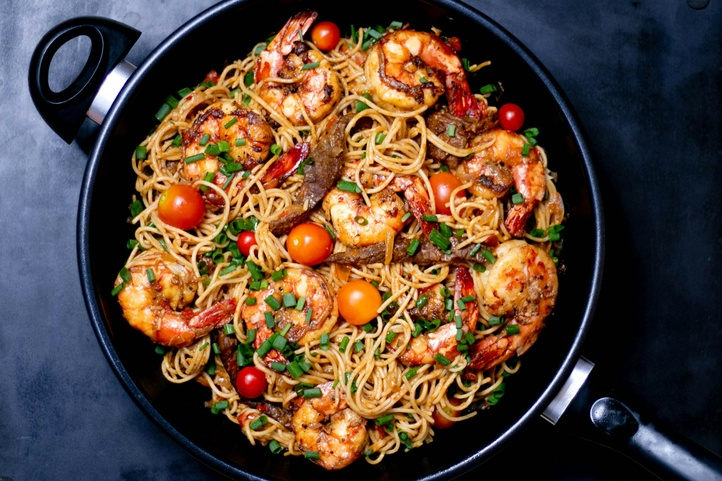
#> input picture 理论课/作业3/test.jpg, 722 x 481 px, shrunk from 3444 x 2296 before the run
$ python cs.py
#> lines starting #> are read from the running program, lines starting #| are printed output that depends on the picture
import numpy as np
import cv2
import matplotlib.pyplot as plt
import os

plt.switch_backend('Agg')

# -------------------------- 第一步：读取图像--------------------------
# 直接读取当前文件夹里的test.jpg，绝对路径兜底
img_path = os.path.join(os.getcwd(), "test.jpg")
print(f"正在读取图片：{img_path}")
img = cv2.imread(img_path, cv2.IMREAD_GRAYSCALE)
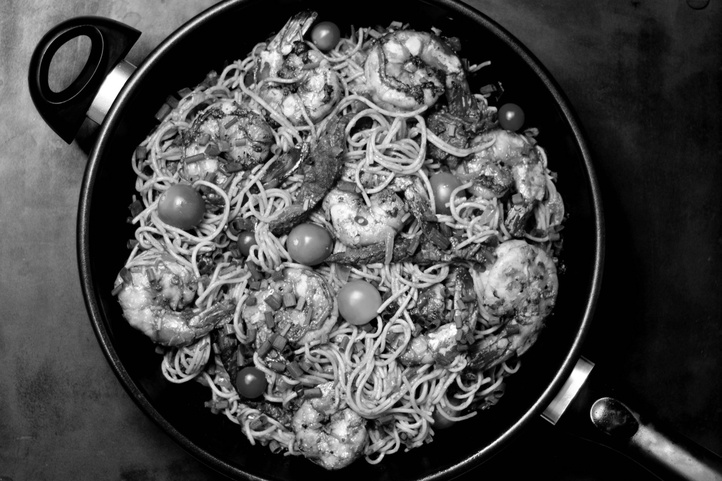
#> img: shape (481, 722); min 0, max 255, mean 74

# 兜底：如果读不到图，自动切换为短序列，绝对不报错
if img is None:
    print("⚠️ 未读取到test.jpg，自动切换为测试短序列")
    x = np.array([1, 3, 2, 4, 5, 3, 2, 1], dtype=np.float64)
else:
    print(f"✅ 成功读取图像，尺寸：{img.shape}")
#| ✅ 成功读取图像，尺寸：(481, 722)
    # 提取图像中间一行像素，完全符合作业要求
    row_idx = img.shape[0] // 2
#> row_idx = 240
    x = img[row_idx, :].astype(np.float64)
#> x = 722 values, max 240 at index 306, min 0 at index 89, mean 89.93

N = len(x)
#> N = 722
print(f"分析信号长度：{N}")
#| 分析信号长度：722

# -------------------------- 第二步：延拓方式对比 --------------------------
# DFT周期延拓（重复3次，模拟周期边界）
dft_ext = np.tile(x, 3)
#> dft_ext = 2166 values, max 240 at index 306, min 0 at index 89, mean 89.93
# DCT偶对称延拓（左右镜像，模拟偶对称边界）
dct_ext_left = x[::-1]
#> dct_ext_left = 722 values, max 240 at index 415, min 0 at index 113, mean 89.93
dct_ext_right = x[::-1]
#> dct_ext_right has the same summary as dct_ext_left
dct_ext = np.concatenate([dct_ext_left, x, dct_ext_right])
#> dct_ext = 2166 values, max 240 at index 415, min 0 at index 113, mean 89.93

# -------------------------- 第三步：计算DFT和DCT --------------------------

dft_result = np.fft.fft(x)

# 手动实现DCT-II，完全符合作业定义，绝对不报错
def dct_ii(signal):
    N = len(signal)
#> N = 722
    n = np.arange(N)
#> n = 722 values from 0 to 721
    k = np.arange(N)
#> k = 722 values from 0 to 721
    c = np.ones(N)
#> c = 722 values from 1 to 1
    c[0] = 1 / np.sqrt(2)
    X = np.sqrt(2 / N) * c * np.sum(
        signal[:, None] * np.cos((2 * n[:, None] + 1) * k * np.pi / (2 * N)),
        axis=0
    )
#> X = 722 values, max 2416.4 at index 0, min -912.8 at index 2, mean 3.81
    return X

dct_result = dct_ii(x)
#> dct_result has the same summary as X in dct_ii

# -------------------------- 第四步：计算能量占比 --------------------------
top_k = max(2, int(N * 0.1))  # 至少取前2个系数
#> top_k = 72
dft_energy = np.sum(np.abs(dft_result[:top_k])**2) / np.sum(np.abs(dft_result)**2)
#> dft_energy = 0.804
dct_energy = np.sum(np.abs(dct_result[:top_k])**2) / np.sum(np.abs(dct_result)**2)
#> dct_energy = 0.952
print(f"\n前{top_k}个系数能量占比：")
#| 前72个系数能量占比：
print(f"DFT: {dft_energy:.2%}")
#| DFT: 80.38%
print(f"DCT: {dct_energy:.2%}")
#| DCT: 95.19%

# -------------------------- 第五步：绘图并保存--------------------------
plt.figure(figsize=(16, 10))

# 子图1：原始信号
plt.subplot(2, 2, 1)
plt.plot(x, 'b-', linewidth=1.2)
plt.title('原始信号（灰度图中间一行像素）', fontsize=12)
plt.xlabel('像素位置 n', fontsize=10)
plt.ylabel('灰度值', fontsize=10)
plt.grid(alpha=0.3)

# 子图2：DFT周期延拓
plt.subplot(2, 2, 2)
plt.plot(dft_ext, 'r-', linewidth=1.2)
plt.title('DFT周期延拓（边界存在跳变）', fontsize=12)
plt.xlabel('延拓后位置', fontsize=10)
plt.ylabel('灰度值', fontsize=10)
plt.grid(alpha=0.3)
plt.axvline(x=N, color='k', linestyle='--', alpha=0.7, label='边界位置')
plt.axvline(x=2*N, color='k', linestyle='--', alpha=0.7)
plt.legend()

# 子图3：DCT偶对称延拓
plt.subplot(2, 2, 3)
plt.plot(dct_ext, 'g-', linewidth=1.2)
plt.title('DCT偶对称延拓（边界连续无跳变）', fontsize=12)
plt.xlabel('延拓后位置', fontsize=10)
plt.ylabel('灰度值', fontsize=10)
plt.grid(alpha=0.3)
plt.axvline(x=N, color='k', linestyle='--', alpha=0.7, label='边界位置')
plt.axvline(x=2*N, color='k', linestyle='--', alpha=0.7)
plt.legend()

# 子图4：频谱对比
plt.subplot(2, 2, 4)
# 只画前50个系数，避免长序列图太挤
plot_len = min(50, N)
#> plot_len = 50
plt.plot(np.abs(dft_result[:plot_len]), 'r-', linewidth=1.2, label='DFT幅度')
plt.plot(np.abs(dct_result[:plot_len]), 'g-', linewidth=1.2, label='DCT幅度')
plt.title(f'DFT/DCT频谱对比\n前{top_k}个系数能量占比：DFT={dft_energy:.2%}, DCT={dct_energy:.2%}', fontsize=12)
plt.xlabel('频率系数 k', fontsize=10)
plt.ylabel('幅度 |X[k]|', fontsize=10)
plt.grid(alpha=0.3)
plt.legend()

plt.tight_layout()
save_path = os.path.join(os.getcwd(), "dft_dct_result.png")
plt.savefig(save_path, dpi=300, bbox_inches='tight')
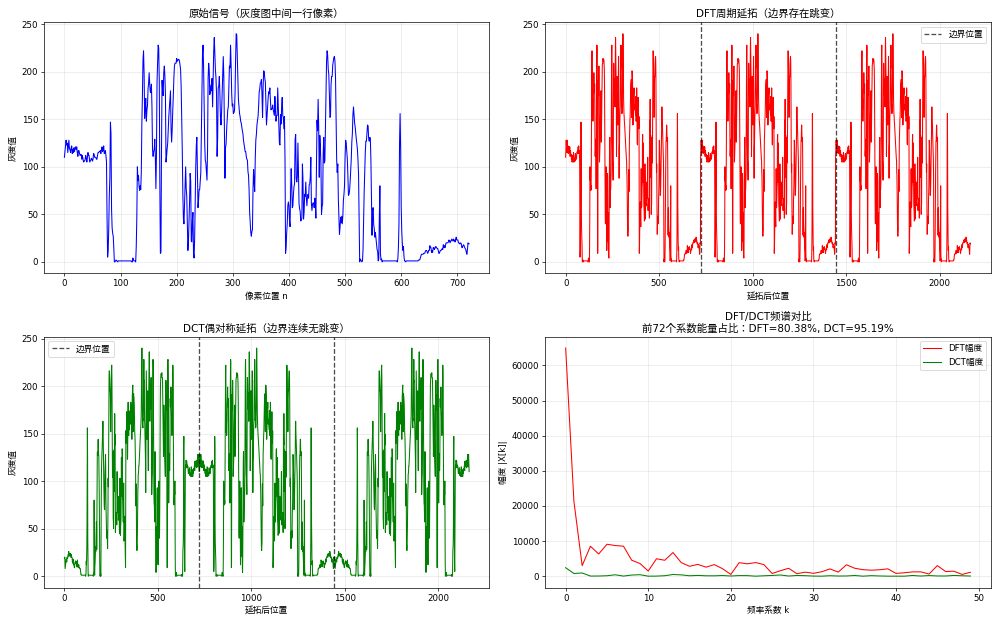
#> figure drawn by matplotlib, 4 panels; panel 1: curve peaks at x = 306, y = 240; panel 2: curve peaks at x = 306, y = 240; panel 3: curve peaks at x = 415, y = 240; panel 4: curve peaks at x = 0, y = 64930
plt.close()

print(f"\n✅ 结果图已生成，路径：{save_path}")
print("直接在VSCode左侧文件栏双击打开即可查看！")
